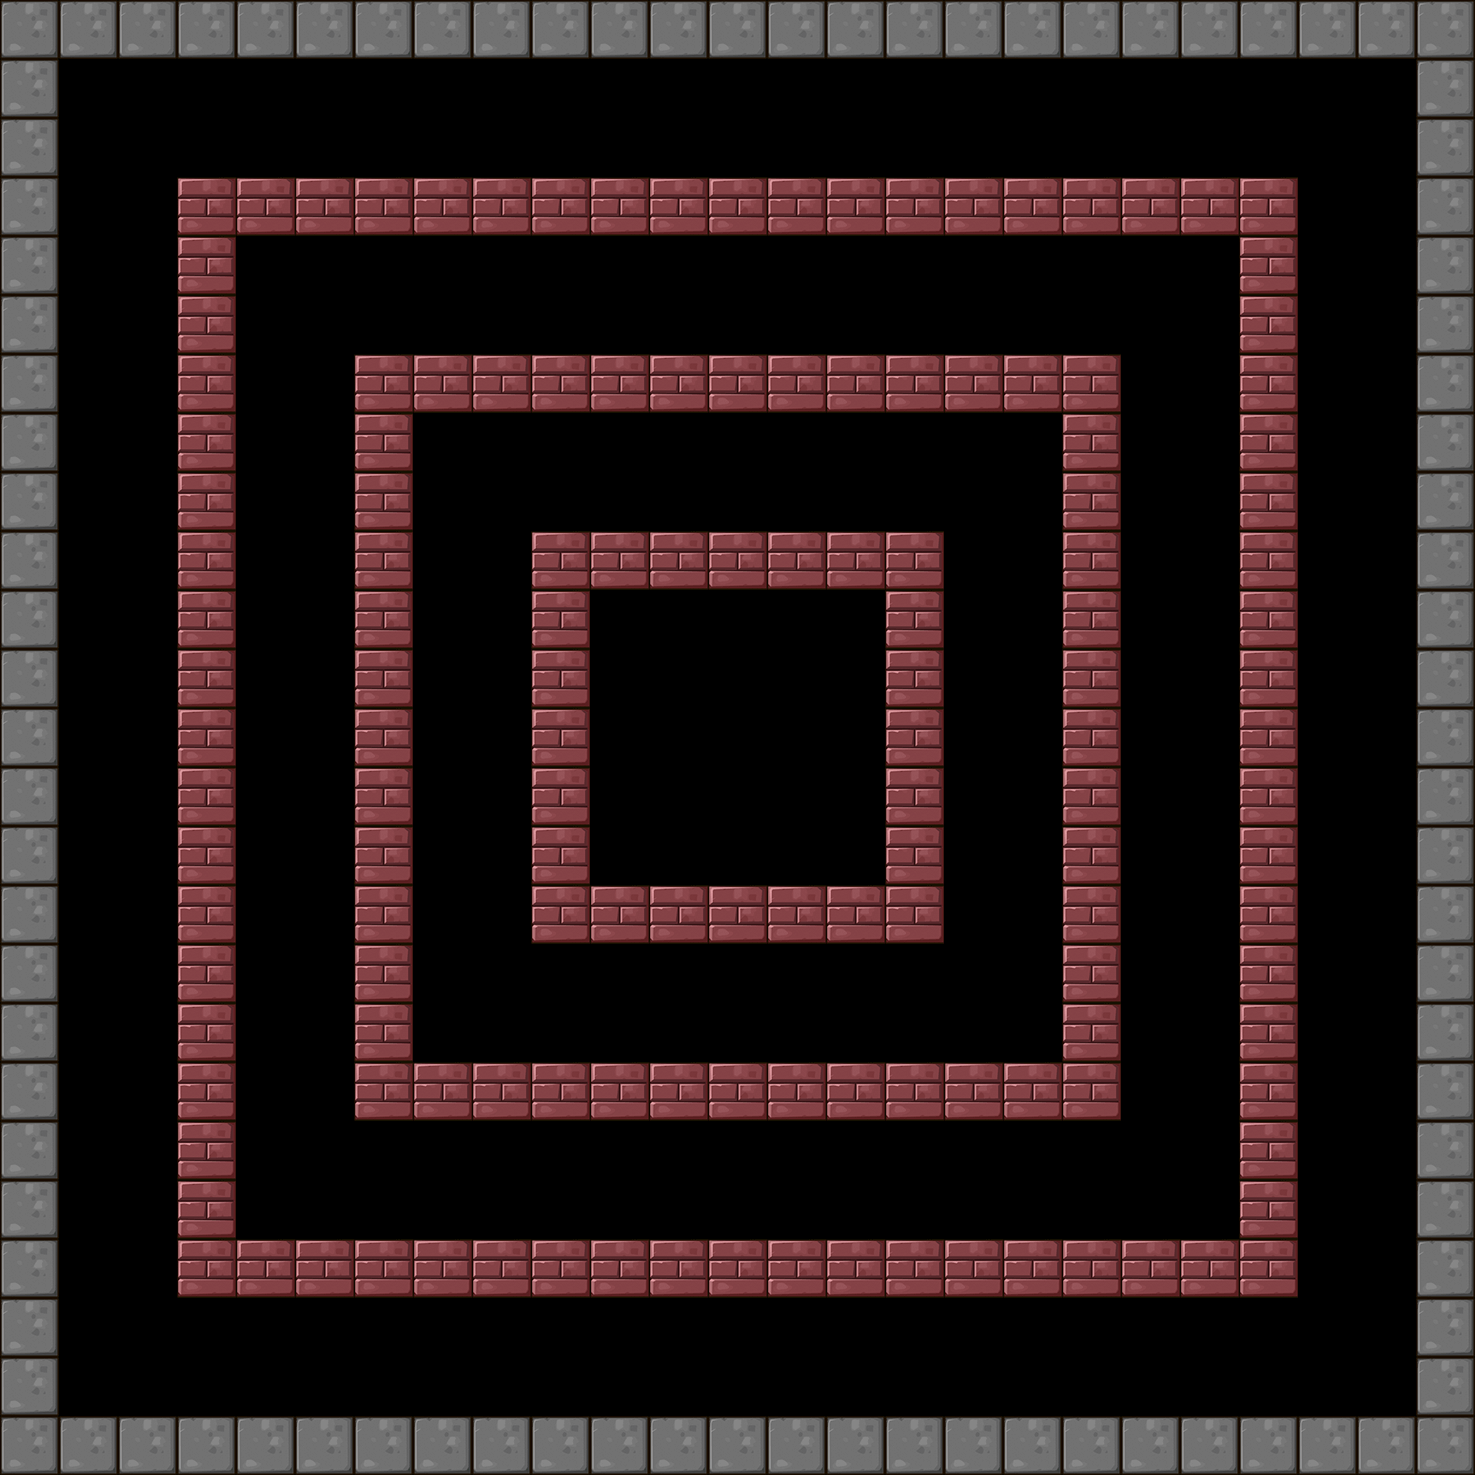

A level layout from a 2D game, rendered from its tile map. Below: a short description, then the map file with tile-grid data replaced by summaries:
An orthogonal 25x25 tile map with 59x59 px tiles, 1 tile layer (BackGround) and 22 objects (8x Roller, 8x Tanker, 4x Hammer, Player, Shipper).

<map version="1.0" orientation="orthogonal" renderorder="right-down" width="25" height="25" tilewidth="59" tileheight="59">
 <tileset firstgid="1" name="itemmap" tilewidth="59" tileheight="59">
  <image source="tileset2.png" trans="ff00ff" width="354" height="354" />
 </tileset>
 <layer name="BackGround" width="25" height="25">
  <data>[625 cells, 240 non-empty, 2 distinct tile ids]</data>
 </layer>
 <objectgroup name="RobotCharacter">
  <object name="Player" x="716.132" y="718.766" width="40" height="40" />
 </objectgroup>
 <objectgroup name="EnemyCharacter">
  <object name="Hammer" type="Hammer" x="1011.45" y="1013.02" width="40" height="40" />
  <object name="Shipper" type="Shipper" x="716.761" y="832.73" width="40" height="40" />
  <object name="Hammer" type="Hammer" x="422.423" y="1012.65" width="40" height="40" />
  <object name="Hammer" type="Hammer" x="1012.14" y="420.246" width="40" height="40" />
  <object name="Hammer" type="Hammer" x="422.698" y="421.361" width="40" height="40" />
  <object name="Roller" type="Roller" x="1188.03" y="242.983" width="40" height="40" />
  <object name="Roller" type="Roller" x="1189.34" y="1184.37" width="40" height="40" />
  <object name="Roller" type="Roller" x="250.673" y="1186.85" width="40" height="40" />
  <object name="Roller" type="Roller" x="248.19" y="240.74" width="40" height="40" />
  <object name="Roller" type="Roller" x="717.522" y="240.74" width="40" height="40" />
  <object name="Roller" type="Roller" x="717.522" y="1184.37" width="40" height="40" />
  <object name="Tanker" type="Tanker" x="1362.71" y="68.4301" width="40" height="40" />
  <object name="Tanker" type="Tanker" x="1365.65" y="1363.16" width="40" height="40" />
  <object name="Tanker" type="Tanker" x="69.3966" y="1370.61" width="40" height="40" />
  <object name="Tanker" type="Tanker" x="64.4301" y="71.8798" width="40" height="40" />
  <object name="Tanker" type="Tanker" x="715.038" y="124.028" width="40" height="40" />
  <object name="Tanker" type="Tanker" x="124.028" y="720.005" width="40" height="40" />
  <object name="Tanker" type="Tanker" x="717.522" y="1308.53" width="40" height="40" />
  <object name="Tanker" type="Tanker" x="1306.05" y="717.522" width="40" height="40" />
  <object name="Roller" type="Roller" x="240.74" y="720.005" width="40" height="40" />
  <object name="Roller" type="Roller" x="1189.34" y="720.005" width="40" height="40" />
 </objectgroup>
</map>
